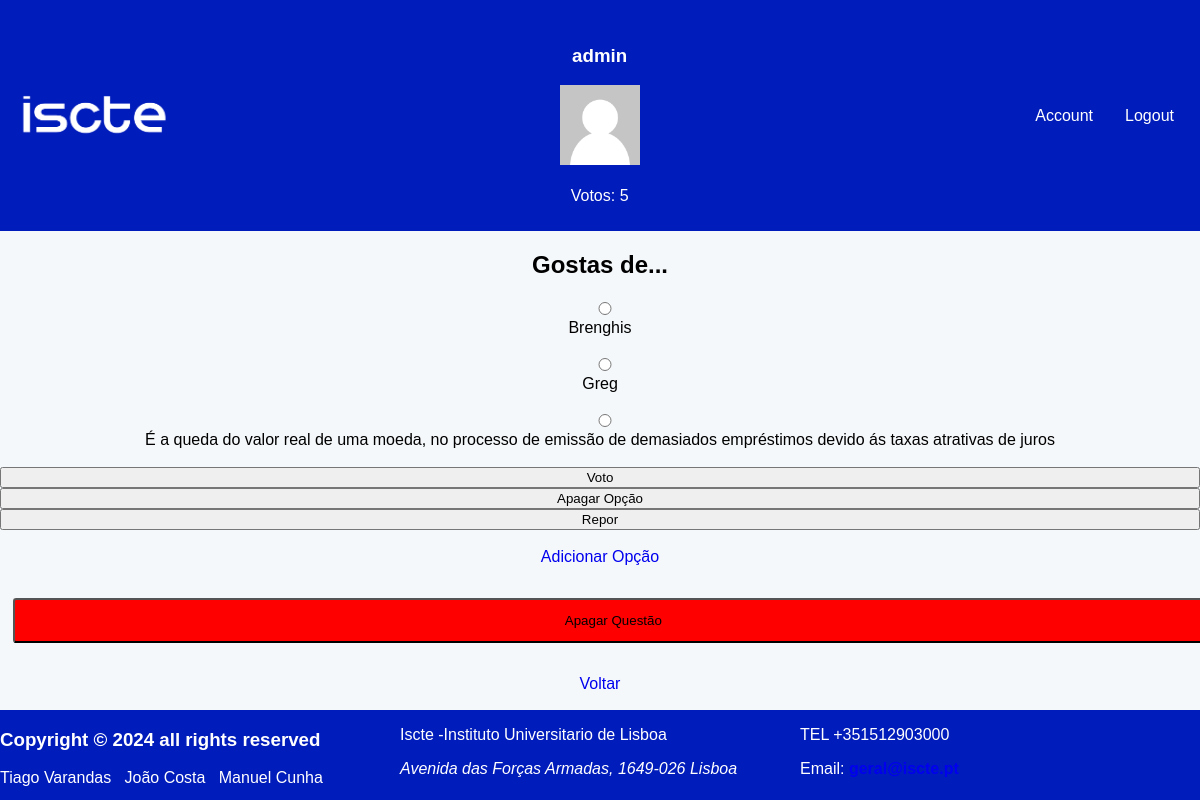
/votacao/2 (signed in), run on the app's committed database.
### votacao/models.py (models this page shows, shortened)
class Aluno(models.Model):
 user = models.OneToOneField(User, on_delete=models.CASCADE)
 curso = models.CharField(max_length=100)
 votosFeitos = models.IntegerField(default=0)
 grupo = models.CharField(max_length=20, default=0)
 fotoPerfil = models.TextField(default="userdefault.png")

class Questao(models.Model):
 questao_texto = models.CharField(max_length=200)
 pub_data = models.DateTimeField('data de publicacao')

class Opcao(models.Model):
 questao = models.ForeignKey(Questao, on_delete=models.CASCADE)
 opcao_texto = models.CharField(max_length=200)
 votos = models.IntegerField(default=0)

### votacao/views.py (the view)
# urls.py: path('<int:questao_id>', views.detalhe, name='detalhe'),
@login_required(login_url='votacao:loginiscte')
def detalhe(request, questao_id):
    questao = get_object_or_404(Questao, pk=questao_id)
    if request.user.is_authenticated:
        user = request.user
    else:
        user = "anonimo"
    return render(request, 'votacao/detalhe.html', {'questao': questao, 'user': user})

### votacao/templates/votacao/detalhe.html (shortened to what this page needs)
{% extends "votacao/base.html" %}
{% load static %}
{% block main %}
<section>
    <h1>{{ questao.questao_texto }}</h1>
    {% if questao.opcao_set.all %}
        <form action="{% url 'votacao:voto' questao.id %}" method="post">
            {% for opcao in questao.opcao_set.all %}
                <input type="radio" name="opcao" id="opcao{{ forloop.counter }}" value="{{ opcao.id }}" />
                <label for="opcao{{ forloop.counter }}">
                    {{ opcao.opcao_texto }}
                </label>
                <br>
                <br>
            {% endfor %}
            {% if user.is_authenticated %}
            <input type="submit" value="Voto" />
            {% endif %}
            {% if user.is_superuser == 1 %}
                <input type="submit" value="Apagar Opção" formaction="{% url 'votacao:apagaropcao' questao.id %}"/>
                <input type="reset" value="Repor" />
                <br>
            {% endif %}
        </form>
        <br>
    {% else %}
        <h3>Não Existem Opções Disponíveis</h1>
    {% endif %}
    {% if user.is_superuser == 1 %}
    <div>
        <a href="{% url 'votacao:criaropcao' questao.id %}">Adicionar Opção</a>
        <br><br>
        <button style=" background-color: red;">
            <a style="text-decoration: none; color: black;" href="{% url 'votacao:apagarquestao' questao.id %}">Apagar Questão</a>
        </button>
        <br><br>
    </div>
    {% endif %}
    <a href="{% url 'votacao:index' %}">Voltar</a>
</section>
{% endblock %}

### votacao/templates/votacao/base.html (shortened to what this page needs)
{% load static %}
<!DOCTYPE html>
<html lang="en">
<head>
    <link rel="stylesheet" href="{% static 'votacao/styles/styles.css' %}">
</head>
<body>
    <header>
    <link rel="stylesheet" type="text/css" href="{% static 'votacao/styles/styles.css' %}">
        <nav class="topnav">
            {% if user.is_authenticated %}
                <ul>
                    <li class="left">
                        <li class="left">
                            <img src="{% static 'votacao/images/logoiscte.png' %}" alt="logo iscte" class="logo" />
                        </li>
                    </li>
                    <li class="centered">
                        <h3 id="username">{{ user.username }}</h3>
                            <img src="{% static 'votacao/media/' %}{{ user.aluno.fotoPerfil }}" alt="foto perfil" style="width: 5em;" id="imgperfil"> <br>
                        <br>
                        Votos: {{ user.aluno.votosFeitos }}
                    </li>
                    <li class="right">
                        <a href="{% url 'votacao:pessoal' %}">Account</a>
                    </li>
                    <li class="right">
                        <a href="{% url 'votacao:logoutiscte' %}">Logout</a>
                    </li>
                </ul>
            {% endif %}
        </nav>
    </header>
    <main>
        {% block main %}
        {% endblock %}
    </main>
    <footer>
      <section>
          <h3>Copyright © 2024 all rights reserved </h3>
          <p>Tiago Varandas &nbsp; João Costa &nbsp; Manuel Cunha</p>
      </section>
      <section>
          <p>Iscte -Instituto Universitario de Lisboa</p>
          <p><address>Avenida das Forças Armadas, 1649-026 Lisboa</address> </p>
      </section>
      <section>
          <p> TEL +351512903000</p>
          <p>Email:&nbsp<a href="mailto:geral@iscte.ot"><strong>geral@iscte.pt</strong></a></p>
      </section>
  </footer>
</body>
</html>

### votacao/static/votacao/styles/styles.css (style rules this page uses)
* { box-sizing: border-box; }
body { font-family: Arial, sans-serif; margin: 0; padding: 0; background-color: #f5f8fa; }
header { background-color: #001cba; color: white; padding: 0.625em; display: flex; justify-content: space-between; align-items: center; }
main { align-self: center; text-align: center; align-items: center; }
footer { width: 100%; position: fixed; bottom: 0; margin-top: 0; margin-bottom: -0.625em; padding-bottom: 0.3125em; height: 6.25em; color: white; background-color: #001cba; justify-content: center; display: flex; padding: 0em; }
button { margin: 1em; background-color: white; color: black; padding: 1em; border-radius: 0.25em; cursor: pointer; text-decoration: none; }
a { text-decoration: none; }
nav a { color: white; text-align: center; padding: 0.875em 1em; text-decoration: none; transition: all 0.3s ease; border-radius: 50%; }
.topnav { width: 100%; }
.topnav ul { display: flex; justify-content: space-between; align-items: center; list-style-type: none; padding: 0; }
.left { order: -1; }
.right { text-align: right; }
.centered { text-align: center; flex-grow: 1; }
.logo { width: 10.625em; height: auto; }

### data on the page
Questao: questao_texto "Gostas de...", id "Apagar Opção"
Opcao: opcao_texto "Brenghis"
Opcao: opcao_texto "Greg"
Opcao: opcao_texto "É a queda do valor real de uma moeda, no processo de emissão de demasiados empréstimos devido ás taxas atrativas de juros"

### other printed values
{{ user.username }} "admin"
{{ user.aluno.votosFeitos }} "5"
